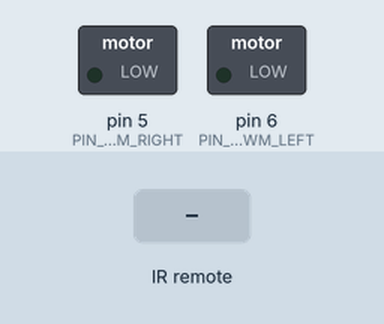
Recording of a sketch running on a simulated Arduino Uno, built with avr-gcc and run on an emulated ATmega328P. Parts: switched loads named in the sketch (green lamp = pin HIGH). The test bench sets the inputs (shaded band).

Above: at 1.2 s.
1.3 s: infrared code 0xFF02FD received
At 1.36 s:
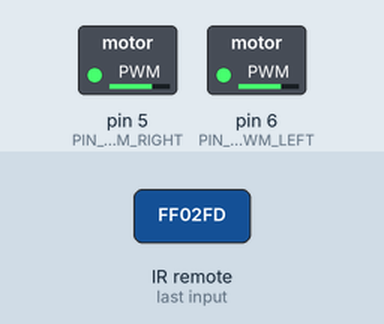
2.9 s: infrared code 0xFFA857 received
4.4 s: infrared code 0xFF9867 received
At 5.4 s:
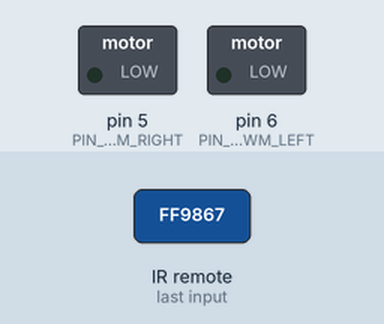
Timing chart, 0 to 7.4 s (numbered marks = the images above; inputs shaded):
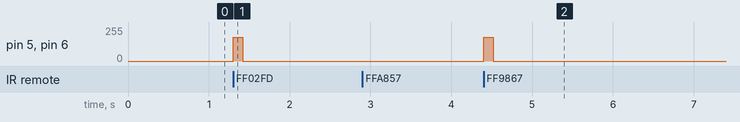

The sketch:

IR_remote_car.ino
```cpp
#include <IRremote.h>
#include "IR_remote.h"

//define key, the code can not be changed.
#define IR_REMOTE_KEYCODE_UP      0xFF02FD
#define IR_REMOTE_KEYCODE_DOWN    0xFF9867
#define IR_REMOTE_KEYCODE_LEFT    0xFFE01F
#define IR_REMOTE_KEYCODE_RIGHT   0xFF906F
#define IR_REMOTE_KEYCODE_CENTER  0xFFA857

#define IR_UPDATE_TIMEOUT     120
#define IR_CAR_SPEED          180

IRrecv irrecv(PIN_IRREMOTE_RECV);
decode_results results;
u32 currentKeyCode, lastKeyCode;
bool isStopFromIR = false;
u32 lastIRUpdateTime = 0;

void setup() {
  irrecv.enableIRIn(); // Start the receiver
}

void loop() {
  if (irrecv.decode(&results)) {
    isStopFromIR = false;
    currentKeyCode = results.value;
    if (currentKeyCode != 0xFFFFFFFF) {
      lastKeyCode = currentKeyCode;
    }
    switch (lastKeyCode) {
      case IR_REMOTE_KEYCODE_UP:
        motorRun(IR_CAR_SPEED, IR_CAR_SPEED); //move forward
        break;
      case IR_REMOTE_KEYCODE_DOWN:
        motorRun(-IR_CAR_SPEED, -IR_CAR_SPEED); //move back
        break;
      case IR_REMOTE_KEYCODE_LEFT:
        motorRun(-IR_CAR_SPEED, IR_CAR_SPEED);  //turn left
        break;
      case IR_REMOTE_KEYCODE_RIGHT:
        motorRun(IR_CAR_SPEED, -IR_CAR_SPEED);  //turn right
        break;
      case IR_REMOTE_KEYCODE_CENTER:
        setBuzzer(true);              //turn on buzzer
        break;
      default:
        break;
    }
    irrecv.resume(); // Receive the next value
    lastIRUpdateTime = millis(); //write down current time
  }
  else {
    if (millis() - lastIRUpdateTime > IR_UPDATE_TIMEOUT) {
      if (!isStopFromIR) {
        isStopFromIR = true;
        motorRun(0, 0);
        setBuzzer(false);
      }
      lastIRUpdateTime = millis();
    }
  }
}
```

IR_remote.cpp
```cpp
#include "IR_remote.h"

float batteryVoltage = 0;
bool isBuzzered = false;

void pinsSetup() {
	pinMode(PIN_DIRECTION_LEFT, OUTPUT);
	pinMode(PIN_MOTOR_PWM_LEFT, OUTPUT);
	pinMode(PIN_DIRECTION_RIGHT, OUTPUT);
	pinMode(PIN_MOTOR_PWM_RIGHT, OUTPUT);
	setBuzzer(false);
}

void motorRun(int speedl, int speedr) {
  // Determining direction for the left motor
  int dirL = (speedl >= 0) ? 0 : 1; // If speed is positive, set direction forward, otherwise set direction backward
  if (MOTOR_DIRECTION == 0) dirL = !dirL; // If direction is inverted, toggle the value

  // Determining direction for the right motor
  int dirR = (speedr >= 0) ? 1 : 0; // If speed is positive, set direction forward, otherwise set direction backward
  if (MOTOR_DIRECTION == 0) dirR = !dirR; // If direction is inverted, toggle the value

  // Setting direction for the left and right motor
  digitalWrite(PIN_DIRECTION_LEFT, dirL);
  digitalWrite(PIN_DIRECTION_RIGHT, dirR);

  // Setting speed for the left and right motor
  analogWrite(PIN_MOTOR_PWM_LEFT, abs(speedl)); // Set absolute value of speed
  analogWrite(PIN_MOTOR_PWM_RIGHT, abs(speedr)); // Set absolute value of speed
}

void setBuzzer(bool flag) {
	isBuzzered = flag;
	pinMode(PIN_BUZZER, flag);
	digitalWrite(PIN_BUZZER, flag);
}
```

IR_remote.h
```cpp
#ifndef _IR_REMOTE_h
#define _IR_REMOTE_h

#if defined(ARDUINO) && ARDUINO >= 100
	#include "Arduino.h"
#else
	#include "WProgram.h"
#endif


#define MOTOR_DIRECTION     0
#define PIN_DIRECTION_LEFT	4
#define PIN_DIRECTION_RIGHT	3
#define PIN_MOTOR_PWM_LEFT	6
#define PIN_MOTOR_PWM_RIGHT	5
#define MOTOR_PWM_DEAD		5
#define PIN_IRREMOTE_RECV	9
#define PIN_BUZZER			A0

extern float batteryVoltage;

void pinsSetup();
void motorRun(int speedl, int speedr);

void setBuzzer(bool flag);

#endif
```

Measured:
- after the input at 1.3 s, pin 5 (PIN_MOTOR_PWM_RIGHT), pin 6 (PIN_MOTOR_PWM_LEFT): 0/255 → 180/255 at once, → 0/255 0.12 s later
- after the input at 4.4 s, pin 5 (PIN_MOTOR_PWM_RIGHT), pin 6 (PIN_MOTOR_PWM_LEFT): 0/255 → 180/255 at once, → 0/255 0.12 s later
